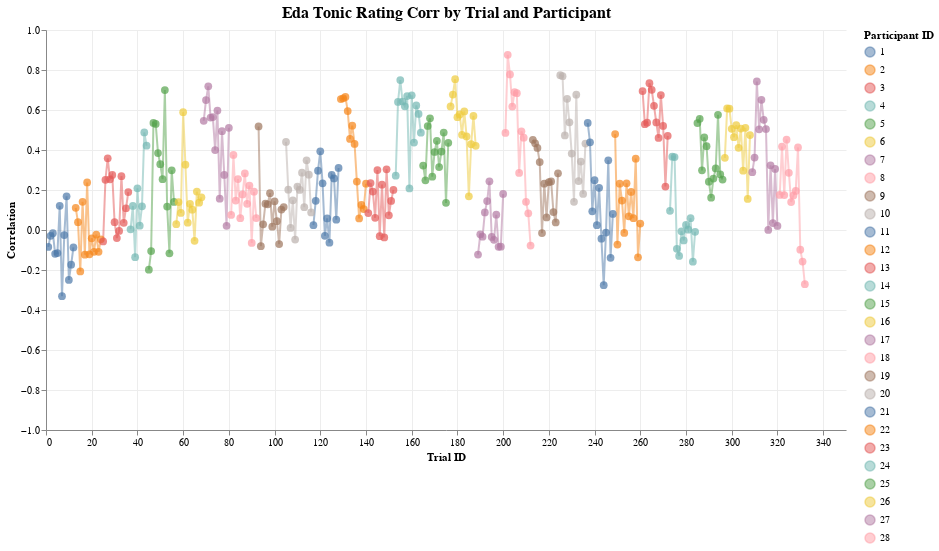

Notebook code cell kept with this figure:
### Code cell
col1, col2 = "eda_tonic", "rating"

corr_by_trial = calculate_correlations_by_trial(df, col1, col2)
corr_by_participant = aggregate_correlations_fisher_z(
    corr_by_trial, f"{col1}_{col2}_corr", "participant_id", include_ci=True
)
plot_correlations_by_trial(corr_by_trial, f"{col1}_{col2}_corr")
# plot_correlations_by_participant(corr_by_participant, f"{col1}_{col2}_corr")

### Figure 1 — Vega-Lite specification as saved in the notebook (floating-point values rounded to 4 significant figures; data arrays with more than 128 entries replaced by an {"elided": "..."} marker saying what was removed)
{"config": {"view": {"continuousWidth": 300, "continuousHeight": 300, "strokeWidth": 0}, "axis": {"grid": true, "gridColor": "#ededed"}, "title": {"fontSize": 16, "anchor": "middle"}}, "layer": [{"mark": {"type": "line", "opacity": 0.5}, "encoding": {"color": {"field": "participant_id", "legend": {"title": "Participant ID"}, "type": "nominal"}, "x": {"axis": {"title": "Trial ID"}, "field": "trial_id", "type": "quantitative"}, "y": {"axis": {"title": "Correlation"}, "field": "eda_tonic_rating_corr", "scale": {"domain": [-1, 1]}, "type": "quantitative"}}, "name": "view_2"}, {"mark": {"type": "circle", "size": 60}, "encoding": {"color": {"field": "participant_id", "legend": {"title": "Participant ID"}, "type": "nominal"}, "tooltip": [{"field": "participant_id", "type": "nominal"}, {"field": "trial_id", "type": "quantitative"}, {"field": "eda_tonic_rating_corr", "format": ".3f", "type": "quantitative"}], "x": {"axis": {"title": "Trial ID"}, "field": "trial_id", "type": "quantitative"}, "y": {"axis": {"title": "Correlation"}, "field": "eda_tonic_rating_corr", "scale": {"domain": [-1, 1]}, "type": "quantitative"}}}], "data": {"name": "data-e79d1d95923c87d4ae71fed0924116e8"}, "height": 400, "params": [{"name": "param_2", "select": {"type": "interval", "encodings": ["x", "y"]}, "bind": "scales", "views": ["view_2"]}], "title": "Eda Tonic Rating Corr by Trial and Participant", "width": 800, "$schema": "https://vega.github.io/schema/vega-lite/v5.20.1.json", "datasets": {"data-e79d1d95923c87d4ae71fed0924116e8": {"elided": "332 records"}}}
